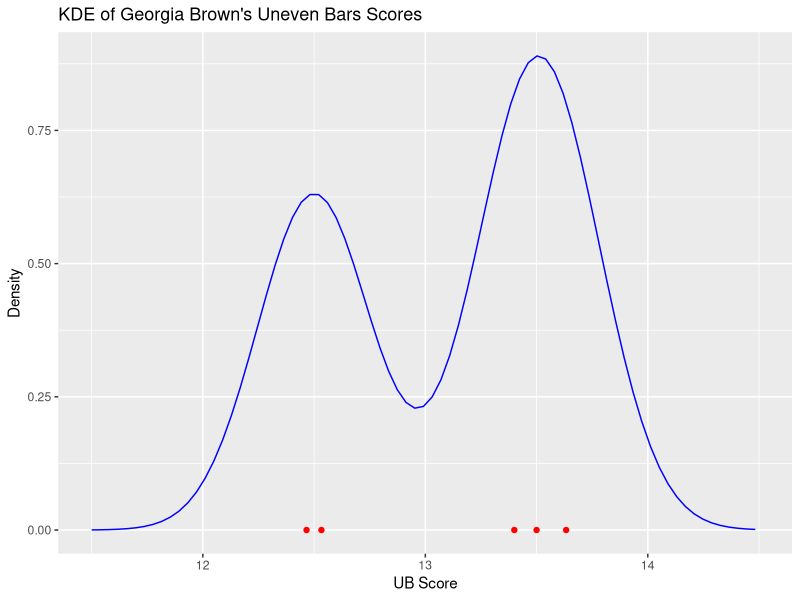

This chart was generated by the following R code:
## ---- chunk 1
knitr::opts_chunk$set(warning = FALSE, message = FALSE, echo = TRUE)
## ---- chunk 2
womenIndividualResultsSummary <- read.csv("filesForWriteup/individualWomenResultsSummary.csv", fileEncoding = "ISO-8859-1")

library(tidyverse)
library(data.table)
library(knitr)
library(dplyr)
library(purrr)

highlightCellYellowWomenIndividual <- function(value, specified_values) {
  if (as.character(value) %in% specified_values) { # Ensure comparison is character to character
    return(sprintf("\\cellcolor{customyellow}{%s}", value)) # LaTeX command to color the cell
  } else {
    return(value)
  }
}

highlightCellBlueWomenIndividual <- function(value, specified_values) {
  if (as.character(value) %in% specified_values) { # Ensure comparison is character to character
    return(sprintf("\\cellcolor{customblue}{%s}", value)) # LaTeX command to color the cell
  } else {
    return(value)
  }
}



# Apply the function to all cells in the dataframe
highlightYellowWomenIndividual <- c("1.515", "2.747", "0.064", "1.940", "2.962", "0.567", "0.260", "0.595", "0.233", "0.779", "1.246", "0.503", "0.049", "0.401", "0.354")

highlightBlueWomenIndividual <- c("0.034", "0.195", "0.039", "0.180", "0.091")


womenIndividualResultsSummary[, 1:(ncol(womenIndividualResultsSummary) - 1)] <- as.data.frame(lapply(womenIndividualResultsSummary[, 1:(ncol(womenIndividualResultsSummary) - 1)], function(column) {
  sapply(column, highlightCellYellowWomenIndividual, specified_values = highlightYellowWomenIndividual)
}))

womenIndividualResultsSummary[, 1:(ncol(womenIndividualResultsSummary) - 1)] <- as.data.frame(lapply(womenIndividualResultsSummary[, 1:(ncol(womenIndividualResultsSummary) - 1)], function(column) {
  sapply(column, highlightCellBlueWomenIndividual, specified_values = highlightBlueWomenIndividual)
}))

# Generate the table with kable for LaTeX output
kable(womenIndividualResultsSummary, 
      col.names = c("Athlete", 
                    "BB", 
                    "FX", 
                    "UB", 
                    "VT", 
                    "AA", 
                    "Total Weighted Medal Score"),
      format = "latex",
      escape = FALSE,
      booktabs = TRUE,
      row.names = FALSE)

## ---- chunk 3
womenTeamResultsSummary <- read.csv("filesForWriteup/women_top3_USA_teams.csv", fileEncoding = "ISO-8859-1")

library(tidyverse)
library(data.table)
library(knitr)
library(dplyr)
library(purrr)


kable(womenTeamResultsSummary, 
      col.names = c("", 
                    "Team", 
                    "Avg. Score", 
                    "Occurrences", 
                    "Avg. Weighted Medal Score"),
      format = "latex",
      escape = FALSE,
      booktabs = TRUE,
      row.names = FALSE)

## ---- chunk 4
womenTeamConfigurations <- read.csv("filesForWriteup/top_3_women_team_configurations.csv", fileEncoding = "ISO-8859-1")

library(tidyverse)
library(data.table)
library(knitr)
library(dplyr)
library(purrr)


kable(womenTeamConfigurations, 
      col.names = c("Team Combination", 
                    "BB", 
                    "FX", 
                    "UB", 
                    "VT",
                    "AA",
                    "Team",
                    "ETW Medal Score"),
      format = "latex",
      escape = FALSE,
      booktabs = TRUE)

## ---- chunk 5
menIndividualResultsSummary <- read.csv("filesForWriteup/individualMenResultsSummary.csv", fileEncoding = "ISO-8859-1")

library(tidyverse)
library(data.table)
library(knitr)
library(dplyr)
library(purrr)

highlightCellYellowMenIndividual <- function(value, specified_values) {
  if (as.character(value) %in% specified_values) { # Ensure comparison is character to character
    return(sprintf("\\cellcolor{customyellow}{%s}", value)) # LaTeX command to color the cell
  } else {
    return(value)
  }
}

highlightCellBlueMenIndividual <- function(value, specified_values) {
  if (as.character(value) %in% specified_values) { # Ensure comparison is character to character
    return(sprintf("\\cellcolor{customblue}{%s}", value)) # LaTeX command to color the cell
  } else {
    return(value)
  }
}



# Apply the function to all cells in the dataframe
highlightYellowMenIndividual <- c("0.669", "0.206", "0.006", "0.457", "0.388", "0.329", "0.033", "0.585", "0.042", "0.296", "0.257", "0.264", "0.064", "0.152", "0.698", "0.375", "0.308")

highlightBlueMenIndividual <- c("0.035", "0.135", "0.119", "0.012", "0.169")


menIndividualResultsSummary[, 1:(ncol(menIndividualResultsSummary) - 1)] <- as.data.frame(lapply(menIndividualResultsSummary[, 1:(ncol(menIndividualResultsSummary) - 1)], function(column) {
  sapply(column, highlightCellYellowMenIndividual, specified_values = highlightYellowMenIndividual)
}))

menIndividualResultsSummary[, 1:(ncol(menIndividualResultsSummary) - 1)] <- as.data.frame(lapply(menIndividualResultsSummary[, 1:(ncol(menIndividualResultsSummary) - 1)], function(column) {
  sapply(column, highlightCellBlueMenIndividual, specified_values = highlightBlueMenIndividual)
}))

# Generate the table with kable for LaTeX output
kable(menIndividualResultsSummary, 
      col.names = c("Athlete", 
                    "HB", 
                    "FX", 
                    "PB", 
                    "PH", 
                    "SR", 
                    "VT",
                    "AA",
                    "Total Weighted Medal Score"),
      format = "latex",
      escape = FALSE,
      booktabs = TRUE,
      row.names = FALSE)

## ---- chunk 6
## THIS CODE CHUNK IS JUST TO SHOW FIGURE 1
library(tidyverse)
library(data.table)
library(ggplot2)
library(purrr)
library(dplyr)
library(KernSmooth)
## Re-arranged data
data_women_scores_2022_to_2023 <- read.csv("filesForWriteup/active_restricted_women_2023.csv") %>%  
  select(Country, FullName, Apparatus, Score) %>% 
  # first, making c(VT, VT1, VT2) all just VT, since they're all the same apparatus, just named different at different competitions
  mutate(Apparatus = ifelse(Apparatus %in% c("VT1", "VT2"), "VT", Apparatus))  %>%
  filter(!is.na(Score) & Score != 0) #dropping all NAs -- ask the team: should we also drop zeros? -> emily said yeah 11.13.2023 7 21pm
# this is the data that will feed into the algo
data_ready_for_algo <- data_women_scores_2022_to_2023 %>%
  group_by(Country, FullName, Apparatus) %>%
  summarise(Scores = list(Score), .groups = 'drop')
## Global Fixed Integers
minBBScoreIn_data_women_scores_2022_to_2023 <- min(data_women_scores_2022_to_2023$Score[data_women_scores_2022_to_2023$Apparatus == "BB"], na.rm = TRUE)
maxBBScoreIn_data_women_scores_2022_to_2023 <- max(data_women_scores_2022_to_2023$Score[data_women_scores_2022_to_2023$Apparatus == "BB"], na.rm = TRUE)
minFXScoreIn_data_women_scores_2022_to_2023 <- min(data_women_scores_2022_to_2023$Score[data_women_scores_2022_to_2023$Apparatus == "FX"], na.rm = TRUE)
maxFXScoreIn_data_women_scores_2022_to_2023 <- max(data_women_scores_2022_to_2023$Score[data_women_scores_2022_to_2023$Apparatus == "FX"], na.rm = TRUE)
minUBScoreIn_data_women_scores_2022_to_2023 <- min(data_women_scores_2022_to_2023$Score[data_women_scores_2022_to_2023$Apparatus == "UB"], na.rm = TRUE)
maxUBScoreIn_data_women_scores_2022_to_2023 <- max(data_women_scores_2022_to_2023$Score[data_women_scores_2022_to_2023$Apparatus == "UB"], na.rm = TRUE)
minVTScoreIn_data_women_scores_2022_to_2023 <- min(data_women_scores_2022_to_2023$Score[data_women_scores_2022_to_2023$Apparatus == "VT"], na.rm = TRUE)
maxVTScoreIn_data_women_scores_2022_to_2023 <- max(data_women_scores_2022_to_2023$Score[data_women_scores_2022_to_2023$Apparatus == "VT"], na.rm = TRUE)

## 2D Table of Global Fixed Integers
minAndMaxScores2DTable <- list(
    BB = list(
        min = minBBScoreIn_data_women_scores_2022_to_2023,
        max = maxBBScoreIn_data_women_scores_2022_to_2023
    ),
    FX = list(
        min = minFXScoreIn_data_women_scores_2022_to_2023,
        max = maxFXScoreIn_data_women_scores_2022_to_2023
    ),
    UB = list(
        min = minUBScoreIn_data_women_scores_2022_to_2023,
        max = maxUBScoreIn_data_women_scores_2022_to_2023
    ),
    VT = list(
        min = minVTScoreIn_data_women_scores_2022_to_2023,
        max = maxVTScoreIn_data_women_scores_2022_to_2023
    )
)
## TO BE FED INTO runOlympicsNTimes
allWomenBBParticipants <- data_ready_for_algo %>%
  select(Country, FullName, Apparatus) %>%
  unique() %>% 
  filter(Apparatus == "BB")

allWomenUBParticipants <- data_ready_for_algo %>%
  select(Country, FullName, Apparatus) %>%
  unique() %>% 
  filter(Apparatus == "UB")

allWomenFXParticipants <- data_ready_for_algo %>%
  select(Country, FullName, Apparatus) %>%
  unique() %>% 
  filter(Apparatus == "FX")

allWomenVTParticipants <- data_ready_for_algo %>%
  select(Country, FullName, Apparatus) %>%
  unique() %>% 
  filter(Apparatus == "VT")

allWomenBBParticipants <- allWomenBBParticipants %>%
  mutate(SimulationResults = lapply(seq_along(FullName), function(x) list()))

allWomenUBParticipants <- allWomenUBParticipants %>%
  mutate(SimulationResults = lapply(seq_along(FullName), function(x) list()))

allWomenFXParticipants <- allWomenFXParticipants %>%
  mutate(SimulationResults = lapply(seq_along(FullName), function(x) list()))

allWomenVTParticipants <- allWomenVTParticipants %>%
  mutate(SimulationResults = lapply(seq_along(FullName), function(x) list()))
## SD of BB Scores of all atheletes in the data (that will be the "nugget" when the there are three or fewer scores in an athlete x apparatus combination; the nugget will be used in estimateKernelDensity)
allBBScoresInTheData <- data_women_scores_2022_to_2023[data_women_scores_2022_to_2023$Apparatus == "BB", "Score"]
nuggetBB <- sd(allBBScoresInTheData)
## SD of UB Scores of all atheletes in the data (that will be the "nugget" when the there are three or fewer scores in an athlete x apparatus combination; the nugget will be used in estimateKernelDensity)
allUBScoresInTheData <- data_women_scores_2022_to_2023[data_women_scores_2022_to_2023$Apparatus == "UB", "Score"]
nuggetUB <- sd(allUBScoresInTheData)
## SD of FX Scores of all atheletes in the data (that will be the "nugget" when the there are three or fewer scores in an athlete x apparatus combination; the nugget will be used in estimateKernelDensity)
allFXScoresInTheData <- data_women_scores_2022_to_2023[data_women_scores_2022_to_2023$Apparatus == "FX", "Score"]
nuggetFX <- sd(allFXScoresInTheData)
## SD of VT Scores of all atheletes in the data (that will be the "nugget" when the there are three or fewer scores in an athlete x apparatus combination; the nugget will be used in estimateKernelDensity)
allVTScoresInTheData <- data_women_scores_2022_to_2023[data_women_scores_2022_to_2023$Apparatus == "VT", "Score"]
nuggetVT <- sd(allVTScoresInTheData)

createProperDataframe = function(countryCode, athleteName, apparatusInitials){
  dataframeToReturn <- data_ready_for_algo %>% 
    filter(Country == countryCode, FullName == athleteName, Apparatus == apparatusInitials) %>% 
    select(Scores) %>% 
    unnest(Scores) %>% 
    unlist()
  
  apparatus <- apparatusInitials
  
  return(list(dataframeToReturn, apparatus))
}

estimateKernelDensity <- function(outputOfCreateProperDataframe, bandwidthValue){
  
  apparatusOfInterestHere = outputOfCreateProperDataframe[[2]]
  
  howManyScoresWeHaveForThatAthleteXApparatusCombination = length(outputOfCreateProperDataframe[[1]])
  
  #setting up appropriate "nugget"
  if (apparatusOfInterestHere == "BB"){
    if (howManyScoresWeHaveForThatAthleteXApparatusCombination < 4){
      nugget = nuggetBB*4
    }
    else{
      nugget = nuggetBB*2
    }
  }
  else if (apparatusOfInterestHere == "UB"){
    if (howManyScoresWeHaveForThatAthleteXApparatusCombination < 4){
      nugget = nuggetUB*4
    }
    else{
      nugget = nuggetUB*2
    }
  }
  else if (apparatusOfInterestHere == "FX"){
    if (howManyScoresWeHaveForThatAthleteXApparatusCombination < 4){
      nugget = nuggetFX*4
    }
    else{
      nugget = nuggetFX*2
    }
  }
  else{
    if (howManyScoresWeHaveForThatAthleteXApparatusCombination < 4){
      nugget = nuggetVT*4
    }
    else{
      nugget = nuggetVT*2
    }
  }
  

  
  kernelLowerLimit = max(minAndMaxScores2DTable$apparatusOfInterestHere$min - nugget, 0)
  kernelUpperLimit = min(minAndMaxScores2DTable$apparatusOfInterestHere$max + nugget, 15.7)
  
  
  almostToReturn <- bkde(x = outputOfCreateProperDataframe[[1]], kernel = "normal", canonical = FALSE, bandwidth = bandwidthValue, gridsize = 401L, range.x = c(kernelLowerLimit, kernelUpperLimit), truncate = TRUE)
  #range.x = c(kernelLowerLimit, kernelUpperLimit)
  dataframeToReturn <- data.frame(
    x = almostToReturn$x, 
    y = almostToReturn$y
  )
  
  return(dataframeToReturn)
}

sampleDataFrame = createProperDataframe(countryCode = "AUS", athleteName = "BROWN GEORGIA", apparatusInitials = "UB")
scoresDataFrame <- data.frame(scores = sampleDataFrame[[1]])

ggplot() +
  geom_line(data = estimateKernelDensity(sampleDataFrame, 0.25), aes(x, y), color = "blue") +
  geom_point(data = scoresDataFrame, aes(x = scores, y = 0), color = "red") +
  ggtitle("KDE of Georgia Brown's Uneven Bars Scores") +
  xlim(11.5, 14.5) +
  xlab("UB Score") +
  ylab("Density") +
  theme(plot.title = element_text(size = 13))



## ---- chunk 7
# THIS IS FOR FIGURE 2 = women ANOVA
women <- read.csv("filesForWriteup/active_restricted_women_2023.csv")

# adding round stage and type
women <- women %>%
  mutate(Round = tolower(Round),
         RoundStage = case_when(stringr::str_like(Round,'%final%') ~ "final",
                           stringr::str_like(Round,'%qual%') ~ "qual"),
         RoundType = case_when(stringr::str_like(Round,'%team%') ~ "team",
                           stringr::str_like(Round,'%aa%') ~ "all around",
                           .default = "individual"))


bb_women <- women %>%
  filter(stringr::str_like(Apparatus,'BB%'))
summary_bb_women <- summary(aov(Score ~ FullName + RoundStage + RoundType + FullName*RoundType + FullName*RoundStage + RoundStage*RoundType, data = bb_women))
#summary_bb_women

ub_women <- women %>%
  filter(stringr::str_like(Apparatus,'UB%'))
summary_ub_women <- summary(aov(Score ~ FullName + RoundStage + RoundType + FullName*RoundType + FullName*RoundStage + RoundStage*RoundType, data = ub_women))
#summary_ub_women

fx_women <- women %>%
  filter(stringr::str_like(Apparatus,'FX%'))
summary_fx_women <- summary(aov(Score ~ FullName + RoundStage + RoundType + FullName*RoundType + FullName*RoundStage + RoundStage*RoundType, data = fx_women))
#summary_fx_women

vt_women <- women %>%
  filter(stringr::str_like(Apparatus,'VT%'))
summary_vt_women <- summary(aov(Score ~ FullName + RoundStage + RoundType + FullName*RoundType + FullName*RoundStage + RoundStage*RoundType, data = vt_women))
#summary_vt_women



library(knitr)
library(dplyr)
library(purrr)

women_anova_summary <- data.frame(
  Apparatus = c("Balance Beam", "Uneven Bars", "Floor Exercises", "Vault"),
  Athlete = c(summary_bb_women[[1]][["Pr(>F)"]][1],summary_ub_women[[1]][["Pr(>F)"]][1],summary_fx_women[[1]][["Pr(>F)"]][1],summary_vt_women[[1]][["Pr(>F)"]][1]),
  `Round Stage (final vs. qual)` = c(summary_bb_women[[1]][["Pr(>F)"]][2],summary_ub_women[[1]][["Pr(>F)"]][2],summary_fx_women[[1]][["Pr(>F)"]][2],summary_vt_women[[1]][["Pr(>F)"]][2]),
  `Round Type (team, all around, individual)` = c(summary_bb_women[[1]][["Pr(>F)"]][3],summary_ub_women[[1]][["Pr(>F)"]][3],summary_fx_women[[1]][["Pr(>F)"]][3],summary_vt_women[[1]][["Pr(>F)"]][3]),
  `Athlete and Round Stage Interaction` = c(summary_bb_women[[1]][["Pr(>F)"]][5],summary_ub_women[[1]][["Pr(>F)"]][5],summary_fx_women[[1]][["Pr(>F)"]][5],summary_vt_women[[1]][["Pr(>F)"]][5]),
  `Athlete and Round Type Interaction` = c(summary_bb_women[[1]][["Pr(>F)"]][4],summary_ub_women[[1]][["Pr(>F)"]][4],summary_fx_women[[1]][["Pr(>F)"]][4],summary_vt_women[[1]][["Pr(>F)"]][4]),
  `Round Stage and Round Type Interaction` = c(summary_bb_women[[1]][["Pr(>F)"]][6],summary_ub_women[[1]][["Pr(>F)"]][6],summary_fx_women[[1]][["Pr(>F)"]][6],summary_vt_women[[1]][["Pr(>F)"]][6])
)



format_p_values <- function(p_value) {
  # Round to the third decimal
  rounded_p <- round(p_value, 3)
  
  # Format to always show three decimal places
  formatted_p <- sprintf("%.3f", rounded_p)
  
  # Apply conditions
  if (rounded_p < 0.001) {
    return("<0.001*")
  } else if (rounded_p >= 0.001 & rounded_p < 0.0125) {
    return(paste0(formatted_p, "*"))
  } else {
    return(formatted_p)
  }
}



women_anova_summary <- women_anova_summary %>%
  mutate(across(-Apparatus, ~map_chr(.x, format_p_values)))



kable(women_anova_summary, 
      col.names = c("Apparatus", 
                    "Athlete", 
                    "Stage", 
                    "Type", 
                    "Athlete x Stage", 
                    "Athlete x Type", 
                    "Stage x Type"))


# "Round Stage means (final vs. qual), Round Type means (team, all around, individual), and "x" indicates interaction term



## ---- chunk 8
# THIS IS FOR FIGURE 3 = men ANOVA
men <- read.csv("filesForWriteup/active_restricted_men_2023.csv")

# adding round stage and type
men <- men %>%
  mutate(Round = tolower(Round),
         RoundStage = case_when(stringr::str_like(Round,'%final%') ~ "final",
                           stringr::str_like(Round,'%qual%') ~ "qual"),
         RoundType = case_when(stringr::str_like(Round,'%team%') ~ "team",
                           stringr::str_like(Round,'%aa%') ~ "all around",
                           .default = "individual"))


ph_men <- men %>%
  filter(stringr::str_like(Apparatus,'PH%'))
summary_ph_men <- summary(aov(Score ~ FullName + RoundStage + RoundType + FullName*RoundType + FullName*RoundStage + RoundStage*RoundType, data = ph_men))
#summary_ph_men

pb_men <- men %>%
  filter(stringr::str_like(Apparatus,'PB%'))
summary_pb_men <- summary(aov(Score ~ FullName + RoundStage + RoundType + FullName*RoundType + FullName*RoundStage + RoundStage*RoundType, data = pb_men))
#summary_pb_men

hb_men <- men %>%
  filter(stringr::str_like(Apparatus,'HB%'))
summary_hb_men <- summary(aov(Score ~ FullName + RoundStage + RoundType + FullName*RoundType + FullName*RoundStage + RoundStage*RoundType, data = hb_men))
#summary_hb_men
  
sr_men <- men %>%
  filter(stringr::str_like(Apparatus,'SR%'))
summary_sr_men <- summary(aov(Score ~ FullName + RoundStage + RoundType + FullName*RoundType + FullName*RoundStage + RoundStage*RoundType, data = sr_men))
#summary_sr_men

fx_men <- men %>%
  filter(stringr::str_like(Apparatus,'FX%'))
summary_fx_men <- summary(aov(Score ~ FullName + RoundStage + RoundType + FullName*RoundType + FullName*RoundStage + RoundStage*RoundType, data = fx_men))
#summary_fx_men

vt_men <- men %>%
  filter(stringr::str_like(Apparatus,'VT%'))
summary_vt_men <- summary(aov(Score ~ FullName + RoundStage + RoundType + FullName*RoundType + FullName*RoundStage + RoundStage*RoundType, data = vt_men))
#summary_vt_men


library(knitr)
library(dplyr)
library(purrr)

men_anova_summary <- data.frame(
  Apparatus = c("Horizontal Bar", "Parallel Bars", "Floor", "Still Rings", "Pommel Horse", "Vault"),
  Athlete = c(summary_hb_men[[1]][["Pr(>F)"]][1],summary_pb_men[[1]][["Pr(>F)"]][1],summary_fx_men[[1]][["Pr(>F)"]][1],summary_sr_men[[1]][["Pr(>F)"]][1],summary_ph_men[[1]][["Pr(>F)"]][1], summary_vt_men[[1]][["Pr(>F)"]][1]),
  
  `Round Stage (final vs. qual)` = c(summary_hb_men[[1]][["Pr(>F)"]][2],summary_pb_men[[1]][["Pr(>F)"]][2],summary_fx_men[[1]][["Pr(>F)"]][2],summary_sr_men[[1]][["Pr(>F)"]][2],summary_ph_men[[1]][["Pr(>F)"]][2], summary_vt_men[[1]][["Pr(>F)"]][2]),
  `Round Type (team, all around, individual)` = c(summary_hb_men[[1]][["Pr(>F)"]][3],summary_pb_men[[1]][["Pr(>F)"]][3],summary_fx_men[[1]][["Pr(>F)"]][3],summary_sr_men[[1]][["Pr(>F)"]][3],summary_ph_men[[1]][["Pr(>F)"]][3], summary_vt_men[[1]][["Pr(>F)"]][3]),
  `Athlete and Round Stage Interaction` = c(summary_hb_men[[1]][["Pr(>F)"]][5],summary_pb_men[[1]][["Pr(>F)"]][5],summary_fx_men[[1]][["Pr(>F)"]][5],summary_sr_men[[1]][["Pr(>F)"]][5],summary_ph_men[[1]][["Pr(>F)"]][5], summary_vt_men[[1]][["Pr(>F)"]][5]),
  `Athlete and Round Type Interaction` = c(summary_hb_men[[1]][["Pr(>F)"]][4],summary_pb_men[[1]][["Pr(>F)"]][4],summary_fx_men[[1]][["Pr(>F)"]][4],summary_sr_men[[1]][["Pr(>F)"]][4],summary_ph_men[[1]][["Pr(>F)"]][4], summary_vt_men[[1]][["Pr(>F)"]][4]),
  `Round Stage and Round Type Interaction` = c(summary_hb_men[[1]][["Pr(>F)"]][6],summary_pb_men[[1]][["Pr(>F)"]][6],summary_fx_men[[1]][["Pr(>F)"]][6],summary_sr_men[[1]][["Pr(>F)"]][6],summary_ph_men[[1]][["Pr(>F)"]][6], summary_vt_men[[1]][["Pr(>F)"]][6])
)



format_p_values <- function(p_value) {
  # Round to the third decimal
  rounded_p <- round(p_value, 3)
  
  # Format to always show three decimal places
  formatted_p <- sprintf("%.3f", rounded_p)
  
  # Apply conditions
  if (rounded_p < 0.001) {
    return("<0.001*")
  } else if (rounded_p >= 0.001 & rounded_p < 0.0083) {
    return(paste0(formatted_p, "*"))
  } else {
    return(formatted_p)
  }
}





men_anova_summary <- men_anova_summary %>%
  mutate(across(-Apparatus, ~map_chr(.x, format_p_values)))




kable(men_anova_summary, 
      col.names = c("Apparatus", 
                    "Athlete", 
                    "Stage", 
                    "Type", 
                    "Athlete x Stage", 
                    "Athlete x Type", 
                    "Stage x Type"))


# "Round Stage means (final vs. qual), Round Type means (team, all around, individual), and "x" indicates interaction term



